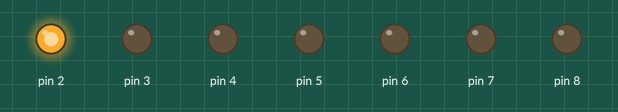
Bench run of a sketch on a simulated Arduino Uno, built with avr-gcc and run on an emulated ATmega328P. On the bench: output pins drawn as LEDs (lit = HIGH).

Above: at 0.02 s.
At 0.42 s:
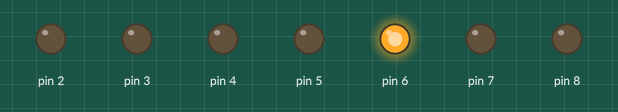
At 0.82 s:
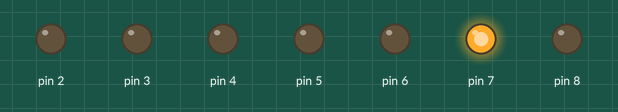
At 1.62 s:
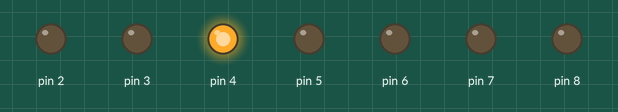
At 2.42 s:
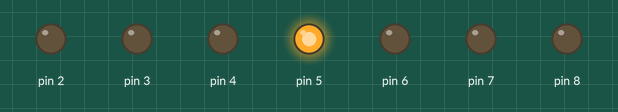
At 3.17 s:
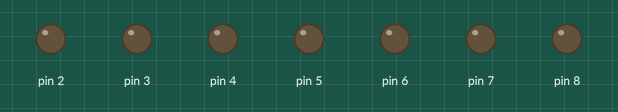
Timing chart, 0 to 3.5 s (numbered marks = the images above):
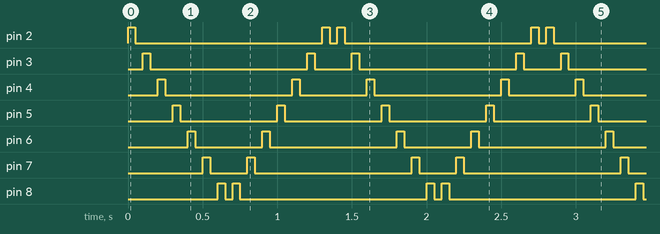

The sketch:

Exercicio_4.ino
```cpp
void setup() {
  for(int i = 2; i <= 8; i++)
    pinMode(i, OUTPUT);
}

void loop() {
  // CODIGUIM
   for(int i = 2; i <= 8; i++){
    setOn(i);
  }
  for(int i = 8; i >= 2; i--){
    setOn(i);
  }
}

void setOn(int pin){
  digitalWrite(pin, HIGH);
  delay(50);
  digitalWrite(pin, LOW);
  delay(50);
}
```

Measured:
- by itself, pin 2: repeats every 1.4 s: LOW 1.3 s, HIGH 0.05 s, LOW 0.05 s, HIGH 0.05 s
- by itself, pin 3: repeats every 1.4 s: LOW 1.1 s, HIGH 0.05 s, LOW 0.25 s, HIGH 0.05 s
- by itself, pin 4: repeats every 1.4 s: LOW 0.85 s, HIGH 0.05 s, LOW 0.45 s, HIGH 0.05 s
- by itself, pin 5: alternates HIGH for 0.05 s and LOW for 0.65 s
- by itself, pin 6: repeats every 1.4 s: LOW 0.45 s, HIGH 0.05 s, LOW 0.85 s, HIGH 0.05 s
- by itself, pin 7: repeats every 1.4 s: LOW 0.25 s, HIGH 0.05 s, LOW 1.1 s, HIGH 0.05 s
- by itself, pin 8: repeats every 1.4 s: LOW 0.05 s, HIGH 0.05 s, LOW 1.3 s, HIGH 0.05 s
